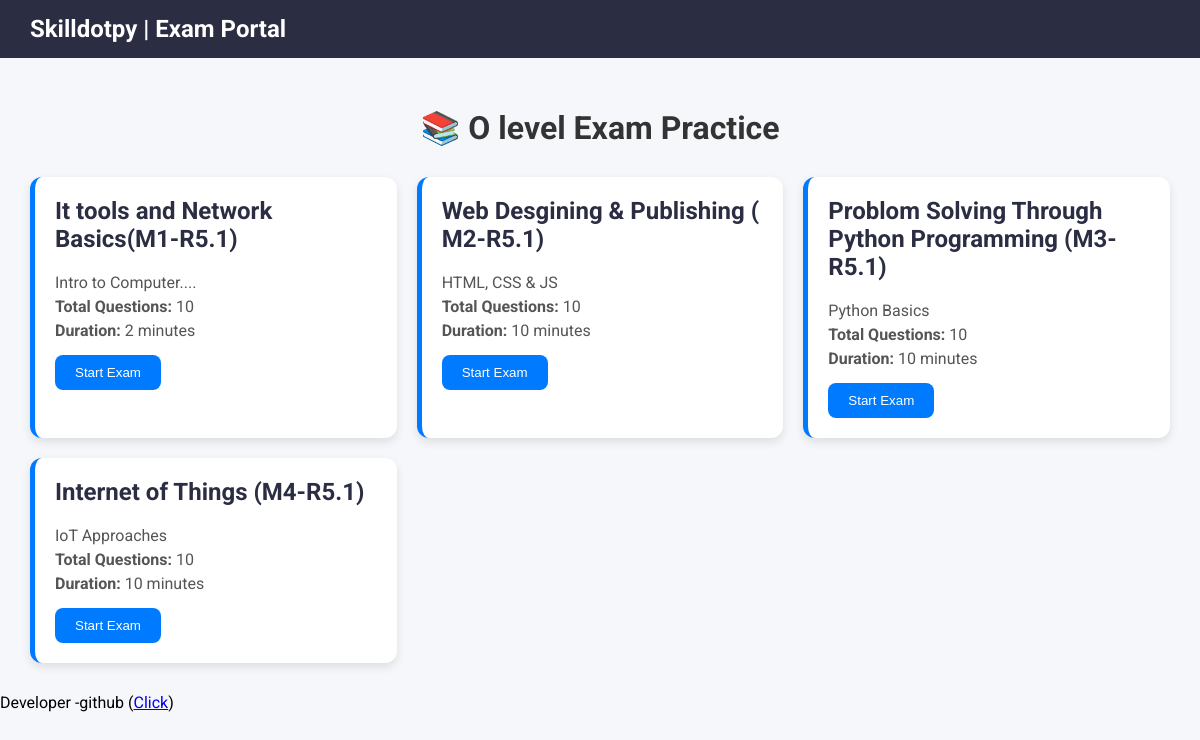
The app's page /, older data.
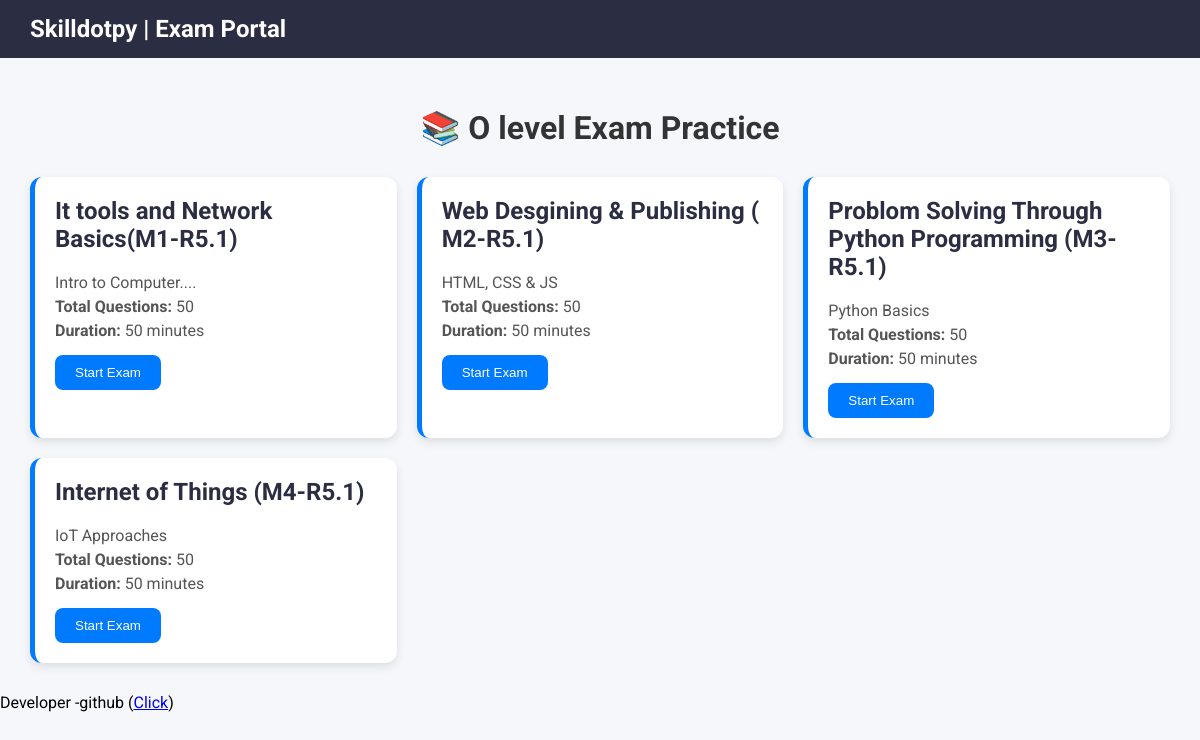
The same page, newer data.
### exam/models.py (models this page shows, shortened)
class Exam(models.Model):
    title = models.CharField(max_length=200)
    description = models.TextField()
    total_questions = models.IntegerField()
    duration = models.IntegerField(help_text="Duration in minutes")
    visible = models.BooleanField(default=True)

### exam/views.py (the view)
# urls.py: path('', views.home, name='home'),
def home(request):
    exams = Exam.objects.filter(visible=True)
    return render(request, 'exam/home.html', {'exams': exams})

### exam/templates/exam/home.html (shortened to what this page needs)
<!DOCTYPE html>
<html>
<head>
</head>
<body>
    <div class="navbar">
        Skilldotpy | Exam Portal
    </div>
    <div class="container">
        <h1>📚 O level Exam Practice</h1>
        <div class="exam-grid">
            {% for exam in exams %}
            <div class="exam-card">
                <h2>{{ exam.title }}</h2>
                <p>{{ exam.description }}</p>
                <p><strong>Total Questions:</strong> {{ exam.total_questions }}</p>
                <p><strong>Duration:</strong> {{ exam.duration }} minutes</p>
                <a href="{% url 'start_exam' exam.id %}">
                    <button class="start-btn">Start Exam</button>
                </a>
            </div>
            {% endfor %}
        </div>
    </div>
    <div>
        Developer -github (<a href="https://github.com/sde-666">Click</a>)
    </div>
</body>
</html>

### exam/templates/exam/home.html (style rules this page uses)
body { font-family: 'Roboto', sans-serif; background-color: #f5f7fa; margin: 0; padding: 0; }
.navbar { background-color: #2b2d42; color: white; padding: 15px 30px; font-size: 24px; font-weight: bold; }
.container { padding: 30px; }
h1 { text-align: center; color: #333; margin-bottom: 30px; }
.exam-grid { display: grid; grid-template-columns: repeat(auto-fit, minmax(280px, 1fr)); gap: 20px; }
.exam-card { background-color: white; padding: 20px; border-radius: 12px; box-shadow: 0 4px 10px rgba(0,0,0,0.1); transition: transform 0.2s ease; border-left: 5px solid #007bff; }
.exam-card h2 { margin-top: 0; color: #2b2d42; }
.exam-card p { margin: 5px 0; color: #555; }
.start-btn { background-color: #007bff; color: white; padding: 10px 20px; border: none; border-radius: 8px; cursor: pointer; margin-top: 10px; }

Row changes from the older to the newer data that the page shows:
changed Exam "It tools and Network Basics(M1-R5.1)": total_questions "10" → "50"; duration "2" → "50"
changed Exam "Web Desgining & Publishing ( M2-R5.1)": total_questions "10" → "50"; duration "10" → "50"
changed Exam "Problom Solving Through Python Programming (M3-R5.1)": total_questions "10" → "50"; duration "10" → "50"
changed Exam "Internet of Things (M4-R5.1)": total_questions "10" → "50"; duration "10" → "50"
